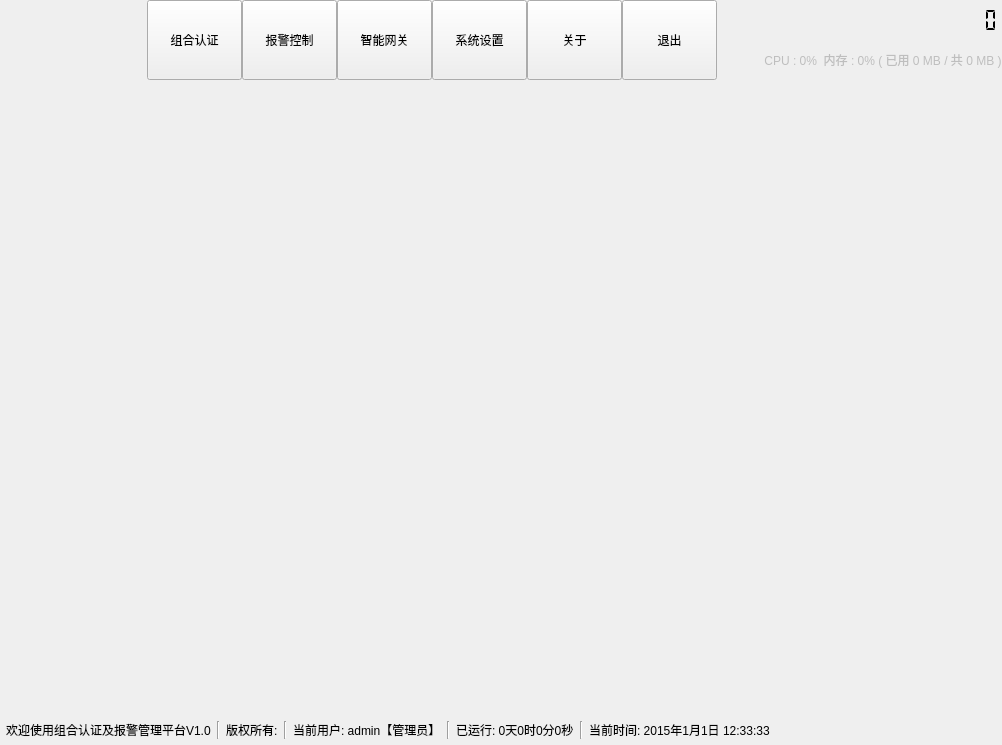
<?xml version="1.0" encoding="UTF-8"?>
<ui version="4.0">
 <class>frmMain</class>
 <widget class="QDialog" name="frmMain">
  <property name="geometry">
   <rect>
    <x>0</x>
    <y>0</y>
    <width>1002</width>
    <height>745</height>
   </rect>
  </property>
  <property name="contextMenuPolicy">
   <enum>Qt::ActionsContextMenu</enum>
  </property>
  <layout class="QVBoxLayout" name="verticalLayout">
   <property name="spacing">
    <number>0</number>
   </property>
   <property name="leftMargin">
    <number>0</number>
   </property>
   <property name="topMargin">
    <number>0</number>
   </property>
   <property name="rightMargin">
    <number>0</number>
   </property>
   <property name="bottomMargin">
    <number>0</number>
   </property>
   <item>
    <widget class="QWidget" name="widget_title" native="true">
     <property name="sizePolicy">
      <sizepolicy hsizetype="Preferred" vsizetype="Fixed">
       <horstretch>0</horstretch>
       <verstretch>0</verstretch>
      </sizepolicy>
     </property>
     <property name="minimumSize">
      <size>
       <width>0</width>
       <height>80</height>
      </size>
     </property>
     <property name="maximumSize">
      <size>
       <width>16777215</width>
       <height>80</height>
      </size>
     </property>
     <layout class="QHBoxLayout" name="horizontalLayout_2">
      <property name="spacing">
       <number>0</number>
      </property>
      <property name="leftMargin">
       <number>0</number>
      </property>
      <property name="topMargin">
       <number>0</number>
      </property>
      <property name="rightMargin">
       <number>0</number>
      </property>
      <property name="bottomMargin">
       <number>0</number>
      </property>
      <item>
       <widget class="QLabel" name="lab_Ico">
        <property name="sizePolicy">
         <sizepolicy hsizetype="Minimum" vsizetype="Preferred">
          <horstretch>0</horstretch>
          <verstretch>0</verstretch>
         </sizepolicy>
        </property>
        <property name="minimumSize">
         <size>
          <width>100</width>
          <height>0</height>
         </size>
        </property>
        <property name="text">
         <string/>
        </property>
        <property name="alignment">
         <set>Qt::AlignCenter</set>
        </property>
       </widget>
      </item>
      <item>
       <widget class="QLabel" name="lab_Title">
        <property name="styleSheet">
         <string notr="true"/>
        </property>
        <property name="text">
         <string/>
        </property>
        <property name="alignment">
         <set>Qt::AlignLeading|Qt::AlignLeft|Qt::AlignVCenter</set>
        </property>
       </widget>
      </item>
      <item>
       <spacer name="spacer1">
        <property name="orientation">
         <enum>Qt::Horizontal</enum>
        </property>
        <property name="sizeType">
         <enum>QSizePolicy::Minimum</enum>
        </property>
        <property name="sizeHint" stdset="0">
         <size>
          <width>40</width>
          <height>20</height>
         </size>
        </property>
       </spacer>
      </item>
      <item>
       <widget class="QWidget" name="widget_top" native="true">
        <property name="sizePolicy">
         <sizepolicy hsizetype="Expanding" vsizetype="Preferred">
          <horstretch>0</horstretch>
          <verstretch>0</verstretch>
         </sizepolicy>
        </property>
        <layout class="QHBoxLayout" name="horizontalLayout">
         <property name="spacing">
          <number>0</number>
         </property>
         <property name="leftMargin">
          <number>0</number>
         </property>
         <property name="topMargin">
          <number>0</number>
         </property>
         <property name="rightMargin">
          <number>0</number>
         </property>
         <property name="bottomMargin">
          <number>0</number>
         </property>
         <item>
          <widget class="QToolButton" name="btnVisitor">
           <property name="sizePolicy">
            <sizepolicy hsizetype="Expanding" vsizetype="Expanding">
             <horstretch>0</horstretch>
             <verstretch>0</verstretch>
            </sizepolicy>
           </property>
           <property name="minimumSize">
            <size>
             <width>95</width>
             <height>0</height>
            </size>
           </property>
           <property name="maximumSize">
            <size>
             <width>95</width>
             <height>16777215</height>
            </size>
           </property>
           <property name="text">
            <string>组合认证</string>
           </property>
           <property name="icon">
            <iconset resource="other/rc.qrc">
             <normaloff>:/banner/main_person.png</normaloff>:/banner/main_person.png</iconset>
           </property>
           <property name="iconSize">
            <size>
             <width>35</width>
             <height>35</height>
            </size>
           </property>
           <property name="checkable">
            <bool>true</bool>
           </property>
           <property name="toolButtonStyle">
            <enum>Qt::ToolButtonTextUnderIcon</enum>
           </property>
          </widget>
         </item>
         <item>
          <widget class="QToolButton" name="btnAlarm">
           <property name="sizePolicy">
            <sizepolicy hsizetype="Expanding" vsizetype="Expanding">
             <horstretch>0</horstretch>
             <verstretch>0</verstretch>
            </sizepolicy>
           </property>
           <property name="minimumSize">
            <size>
             <width>95</width>
             <height>0</height>
            </size>
           </property>
           <property name="maximumSize">
            <size>
             <width>95</width>
             <height>16777215</height>
            </size>
           </property>
           <property name="text">
            <string>报警控制</string>
           </property>
           <property name="icon">
            <iconset resource="other/rc.qrc">
             <normaloff>:/banner/main_company.png</normaloff>:/banner/main_company.png</iconset>
           </property>
           <property name="iconSize">
            <size>
             <width>35</width>
             <height>35</height>
            </size>
           </property>
           <property name="checkable">
            <bool>true</bool>
           </property>
           <property name="toolButtonStyle">
            <enum>Qt::ToolButtonTextUnderIcon</enum>
           </property>
          </widget>
         </item>
         <item>
          <widget class="QToolButton" name="btnGateway">
           <property name="sizePolicy">
            <sizepolicy hsizetype="Expanding" vsizetype="Expanding">
             <horstretch>0</horstretch>
             <verstretch>0</verstretch>
            </sizepolicy>
           </property>
           <property name="minimumSize">
            <size>
             <width>95</width>
             <height>0</height>
            </size>
           </property>
           <property name="maximumSize">
            <size>
             <width>95</width>
             <height>16777215</height>
            </size>
           </property>
           <property name="text">
            <string>智能网关</string>
           </property>
           <property name="icon">
            <iconset resource="other/rc.qrc">
             <normaloff>:/banner/main_help.png</normaloff>:/banner/main_help.png</iconset>
           </property>
           <property name="iconSize">
            <size>
             <width>35</width>
             <height>35</height>
            </size>
           </property>
           <property name="checkable">
            <bool>true</bool>
           </property>
           <property name="toolButtonStyle">
            <enum>Qt::ToolButtonTextUnderIcon</enum>
           </property>
          </widget>
         </item>
         <item>
          <widget class="QToolButton" name="btnConfig">
           <property name="sizePolicy">
            <sizepolicy hsizetype="Expanding" vsizetype="Expanding">
             <horstretch>0</horstretch>
             <verstretch>0</verstretch>
            </sizepolicy>
           </property>
           <property name="minimumSize">
            <size>
             <width>95</width>
             <height>0</height>
            </size>
           </property>
           <property name="maximumSize">
            <size>
             <width>95</width>
             <height>16777215</height>
            </size>
           </property>
           <property name="text">
            <string>系统设置</string>
           </property>
           <property name="icon">
            <iconset resource="other/rc.qrc">
             <normaloff>:/banner/main_config.png</normaloff>:/banner/main_config.png</iconset>
           </property>
           <property name="iconSize">
            <size>
             <width>35</width>
             <height>35</height>
            </size>
           </property>
           <property name="checkable">
            <bool>true</bool>
           </property>
           <property name="toolButtonStyle">
            <enum>Qt::ToolButtonTextUnderIcon</enum>
           </property>
          </widget>
         </item>
         <item>
          <widget class="QToolButton" name="btnAbout">
           <property name="sizePolicy">
            <sizepolicy hsizetype="Expanding" vsizetype="Expanding">
             <horstretch>0</horstretch>
             <verstretch>0</verstretch>
            </sizepolicy>
           </property>
           <property name="minimumSize">
            <size>
             <width>95</width>
             <height>0</height>
            </size>
           </property>
           <property name="maximumSize">
            <size>
             <width>95</width>
             <height>16777215</height>
            </size>
           </property>
           <property name="text">
            <string>关于</string>
           </property>
           <property name="icon">
            <iconset resource="other/rc.qrc">
             <normaloff>:/banner/main_about.png</normaloff>:/banner/main_about.png</iconset>
           </property>
           <property name="iconSize">
            <size>
             <width>35</width>
             <height>35</height>
            </size>
           </property>
           <property name="toolButtonStyle">
            <enum>Qt::ToolButtonTextUnderIcon</enum>
           </property>
          </widget>
         </item>
         <item>
          <widget class="QToolButton" name="btnExit">
           <property name="sizePolicy">
            <sizepolicy hsizetype="Expanding" vsizetype="Expanding">
             <horstretch>0</horstretch>
             <verstretch>0</verstretch>
            </sizepolicy>
           </property>
           <property name="minimumSize">
            <size>
             <width>95</width>
             <height>0</height>
            </size>
           </property>
           <property name="maximumSize">
            <size>
             <width>95</width>
             <height>16777215</height>
            </size>
           </property>
           <property name="text">
            <string>退出</string>
           </property>
           <property name="icon">
            <iconset resource="other/rc.qrc">
             <normaloff>:/banner/main_exit.png</normaloff>:/banner/main_exit.png</iconset>
           </property>
           <property name="iconSize">
            <size>
             <width>35</width>
             <height>35</height>
            </size>
           </property>
           <property name="toolButtonStyle">
            <enum>Qt::ToolButtonTextUnderIcon</enum>
           </property>
          </widget>
         </item>
         <item>
          <spacer name="horizontalSpacer">
           <property name="orientation">
            <enum>Qt::Horizontal</enum>
           </property>
           <property name="sizeHint" stdset="0">
            <size>
             <width>23</width>
             <height>20</height>
            </size>
           </property>
          </spacer>
         </item>
         <item>
          <layout class="QVBoxLayout" name="verticalLayout_3">
           <property name="spacing">
            <number>0</number>
           </property>
           <property name="leftMargin">
            <number>0</number>
           </property>
           <property name="topMargin">
            <number>0</number>
           </property>
           <property name="rightMargin">
            <number>0</number>
           </property>
           <item>
            <widget class="QLCDNumber" name="lcdNumber">
             <property name="sizePolicy">
              <sizepolicy hsizetype="Minimum" vsizetype="Expanding">
               <horstretch>0</horstretch>
               <verstretch>0</verstretch>
              </sizepolicy>
             </property>
             <property name="styleSheet">
              <string notr="true"/>
             </property>
             <property name="frameShape">
              <enum>QFrame::NoFrame</enum>
             </property>
             <property name="digitCount">
              <number>19</number>
             </property>
             <property name="segmentStyle">
              <enum>QLCDNumber::Flat</enum>
             </property>
            </widget>
           </item>
           <item>
            <widget class="QLabel" name="labCPUMemory">
             <property name="enabled">
              <bool>false</bool>
             </property>
             <property name="sizePolicy">
              <sizepolicy hsizetype="Minimum" vsizetype="Expanding">
               <horstretch>0</horstretch>
               <verstretch>0</verstretch>
              </sizepolicy>
             </property>
             <property name="text">
              <string>CPU : 0%  内存 : 0% ( 已用 0 MB / 共 0 MB )</string>
             </property>
             <property name="alignment">
              <set>Qt::AlignCenter</set>
             </property>
            </widget>
           </item>
          </layout>
         </item>
        </layout>
       </widget>
      </item>
     </layout>
    </widget>
   </item>
   <item>
    <widget class="QWidget" name="widget_main" native="true">
     <property name="styleSheet">
      <string notr="true"/>
     </property>
     <layout class="QVBoxLayout" name="verticalLayout_2">
      <property name="spacing">
       <number>0</number>
      </property>
      <property name="leftMargin">
       <number>0</number>
      </property>
      <property name="topMargin">
       <number>0</number>
      </property>
      <property name="rightMargin">
       <number>0</number>
      </property>
      <property name="bottomMargin">
       <number>0</number>
      </property>
      <item>
       <widget class="QStackedWidget" name="stackedWidget">
        <property name="currentIndex">
         <number>-1</number>
        </property>
       </widget>
      </item>
     </layout>
    </widget>
   </item>
   <item>
    <widget class="QWidget" name="widget_bottom" native="true">
     <layout class="QHBoxLayout" name="horizontalLayout_4">
      <property name="spacing">
       <number>6</number>
      </property>
      <property name="leftMargin">
       <number>6</number>
      </property>
      <property name="topMargin">
       <number>6</number>
      </property>
      <property name="rightMargin">
       <number>6</number>
      </property>
      <property name="bottomMargin">
       <number>6</number>
      </property>
      <item>
       <widget class="QLabel" name="labWelcom">
        <property name="sizePolicy">
         <sizepolicy hsizetype="Fixed" vsizetype="Preferred">
          <horstretch>0</horstretch>
          <verstretch>0</verstretch>
         </sizepolicy>
        </property>
        <property name="text">
         <string>欢迎使用组合认证及报警管理平台V1.0</string>
        </property>
       </widget>
      </item>
      <item>
       <widget class="Line" name="line1">
        <property name="orientation">
         <enum>Qt::Vertical</enum>
        </property>
       </widget>
      </item>
      <item>
       <widget class="QLabel" name="labAuthor">
        <property name="text">
         <string>版权所有:</string>
        </property>
       </widget>
      </item>
      <item>
       <widget class="Line" name="line2">
        <property name="orientation">
         <enum>Qt::Vertical</enum>
        </property>
       </widget>
      </item>
      <item>
       <widget class="QLabel" name="labUser">
        <property name="sizePolicy">
         <sizepolicy hsizetype="Fixed" vsizetype="Preferred">
          <horstretch>0</horstretch>
          <verstretch>0</verstretch>
         </sizepolicy>
        </property>
        <property name="text">
         <string>当前用户: admin【管理员】</string>
        </property>
       </widget>
      </item>
      <item>
       <widget class="Line" name="line3">
        <property name="orientation">
         <enum>Qt::Vertical</enum>
        </property>
       </widget>
      </item>
      <item>
       <widget class="QLabel" name="labLive">
        <property name="sizePolicy">
         <sizepolicy hsizetype="Fixed" vsizetype="Preferred">
          <horstretch>0</horstretch>
          <verstretch>0</verstretch>
         </sizepolicy>
        </property>
        <property name="text">
         <string>已运行: 0天0时0分0秒</string>
        </property>
       </widget>
      </item>
      <item>
       <widget class="Line" name="line4">
        <property name="orientation">
         <enum>Qt::Vertical</enum>
        </property>
       </widget>
      </item>
      <item>
       <widget class="QLabel" name="labDateTime">
        <property name="sizePolicy">
         <sizepolicy hsizetype="Expanding" vsizetype="Preferred">
          <horstretch>0</horstretch>
          <verstretch>0</verstretch>
         </sizepolicy>
        </property>
        <property name="text">
         <string>当前时间: 2015年1月1日 12:33:33</string>
        </property>
       </widget>
      </item>
     </layout>
    </widget>
   </item>
  </layout>
 </widget>
 <layoutdefault spacing="6" margin="11"/>
 <resources>
  <include location="other/rc.qrc"/>
 </resources>
 <connections/>
</ui>
